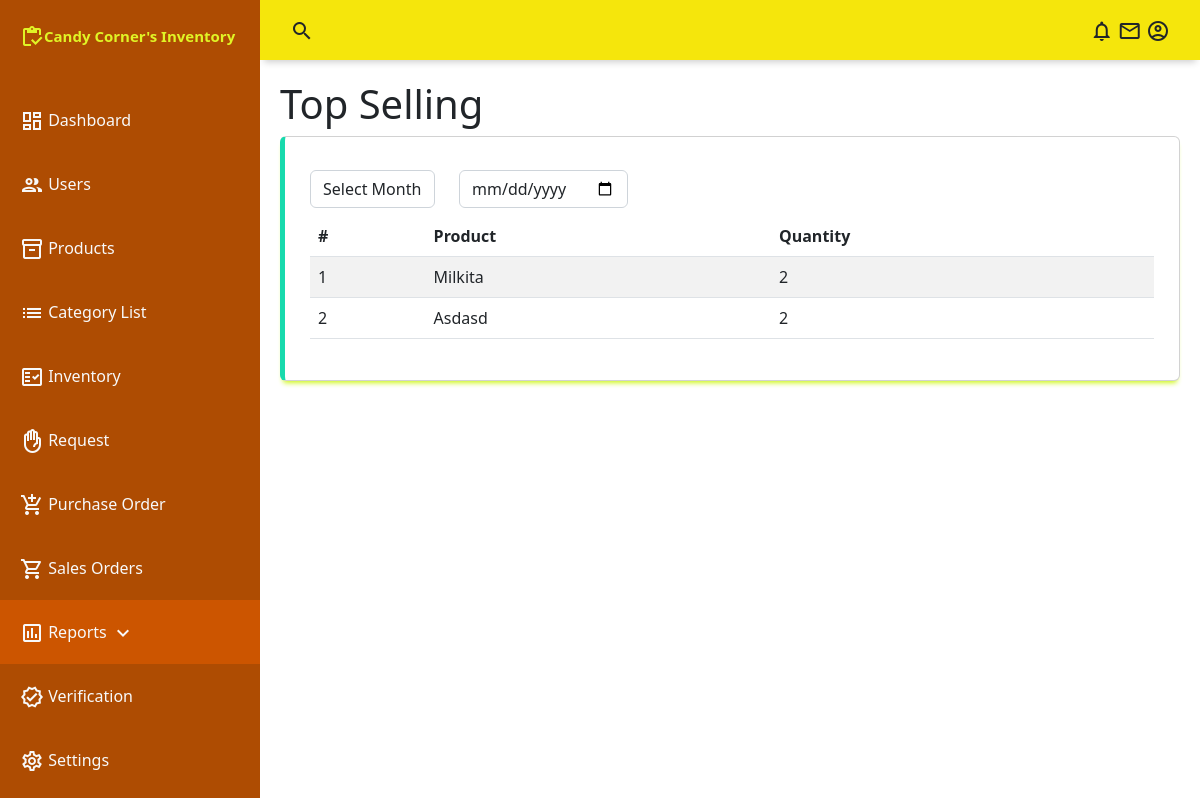
Before: /admin/report-topSelling.php with the older database file.
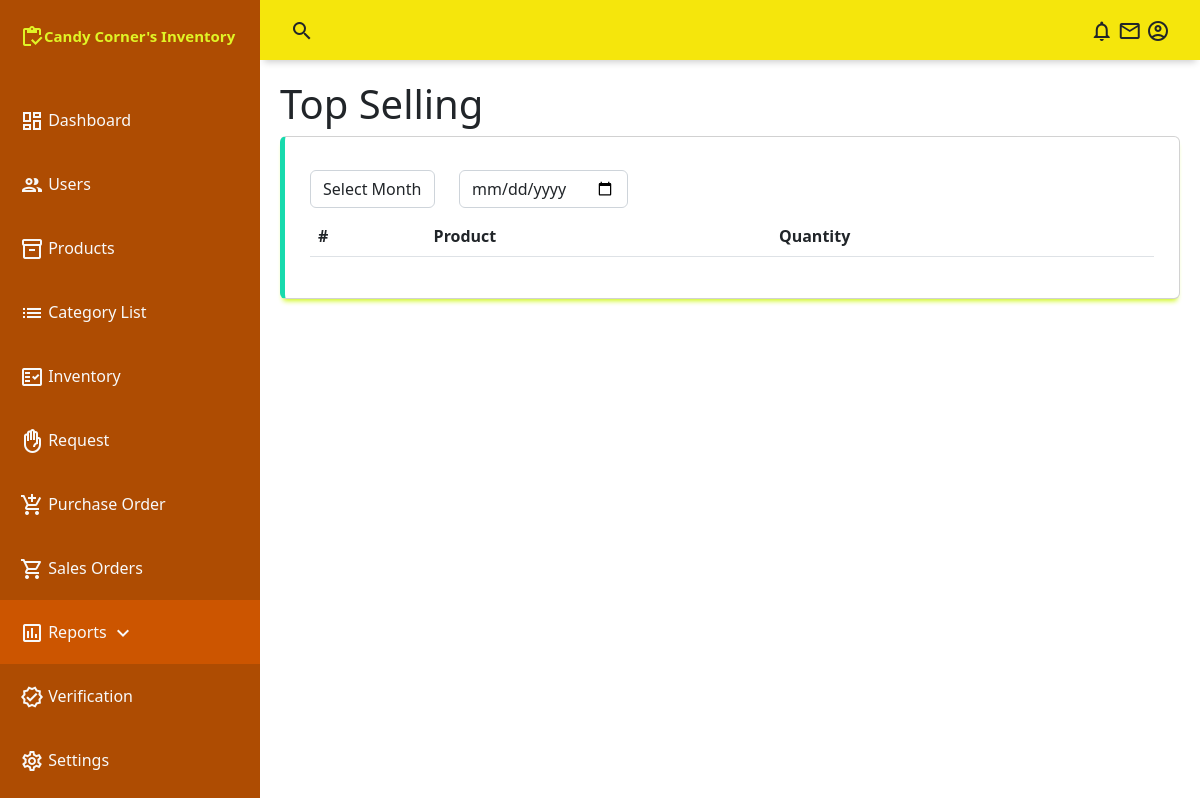
After: the same page with the newer database file.
### tables this page shows
CREATE TABLE `orders` (
  `order_id` int(255) NOT NULL,
  `order_united_id` int(255) NOT NULL,
  `order_product_id` int(255) NOT NULL,
  `order_quantity` int(11) NOT NULL,
  `order_date` datetime NOT NULL DEFAULT current_timestamp(),
  `order_status` int(11) NOT NULL DEFAULT 0,
  `order_user_id` int(11) NOT NULL
);

CREATE TABLE `products` (
  `prod_id` int(255) NOT NULL,
  `prod_name` text NOT NULL,
  `prod_category` int(11) DEFAULT NULL,
  `prod_description` text DEFAULT NULL,
  `prod_price` text DEFAULT NULL,
  `prod_status` int(11) NOT NULL DEFAULT 0
);

### conn/config.php (called while the page is built, shortened)
<?php
	class db_connect{
		public $host = db_host;
		public $user = db_user;
		public $pass = db_pass;
		public $name = db_name;
		public function connect(){
			$this->conn = new mysqli($this->host, $this->user, $this->pass, $this->name);
		}
	}
?>

### conn/class.php (called while the page is built, shortened)
<?php
	require_once'config.php';
	class db_class extends db_connect{
		public function reportTopStocks(){
			$query=$this->conn->prepare("SELECT *, SUM(a.order_quantity) as totalqty
			FROM `orders` as a
			LEFT JOIN products as b
			ON a.order_product_id = b.prod_id
			WHERE a.order_status = 5
			GROUP BY b.prod_id
			ORDER BY (SUM(a.order_quantity)) DESC
			LIMIT 5") or die($this->conn->error);
			if($query->execute()){
				$result = $query->get_result();
				return $result;
			}
		}
	}
?>

### admin/report-topSelling.php (the view, shortened to what this page needs)
<?php
include("../conn/class.php");
$db=new db_class();
include("include/navbar.php");
include("include/sidebar.php");
?>
    <main class="main-container" style="z-index:2">
        <div class="fluid-container">
            <h1 >Top Selling</h1>
            <div class="table-responsive card">
            <form id="myForm" method="GET">
                <div class="row mb-2 mt-2">
                        <div class="col-auto">
                            <select name="month" id="monthSelect" class="form-control">
                                <option value="">Select Month</option>
                            </select>
                        </div>
                        <div class="col-auto">
                            <input type="date" name="date" id="dateSelect" class="form-control">
                        </div>
                </div>
                </form>
                <table id="example" class="table table-striped" style="width:100%">
                    <thead>
                        <tr>
                            <th >#</th>
                            <th >Product</th>
                            <th >Quantity</th>
                        </tr>
                    </thead>
                    <tbody>
                        <?php
                            $result= $db->reportTopStocks();
                            $i=1;
                            while($row=$result->fetch_array()){
                                echo
                                '<tr>
                                    <td>'.$i.'</td>
                                    <td>'.ucwords($row['prod_name']).'</td>
                                    <td>'.lcfirst($row['totalqty']).'</td>
                                </tr>';
                                $i++;
                            }
                        ?>
                    </tbody>
                </table>
            </div>
        </div>
    </main>
<link rel="stylesheet" href="https://cdn.datatables.net/buttons/2.3.6/css/buttons.dataTables.min.css">

Changed rows visible on the page:
removed orders: products.prod_name "Milkita", totalqty "2"
removed orders: products.prod_name "Asdasd", totalqty "2"
